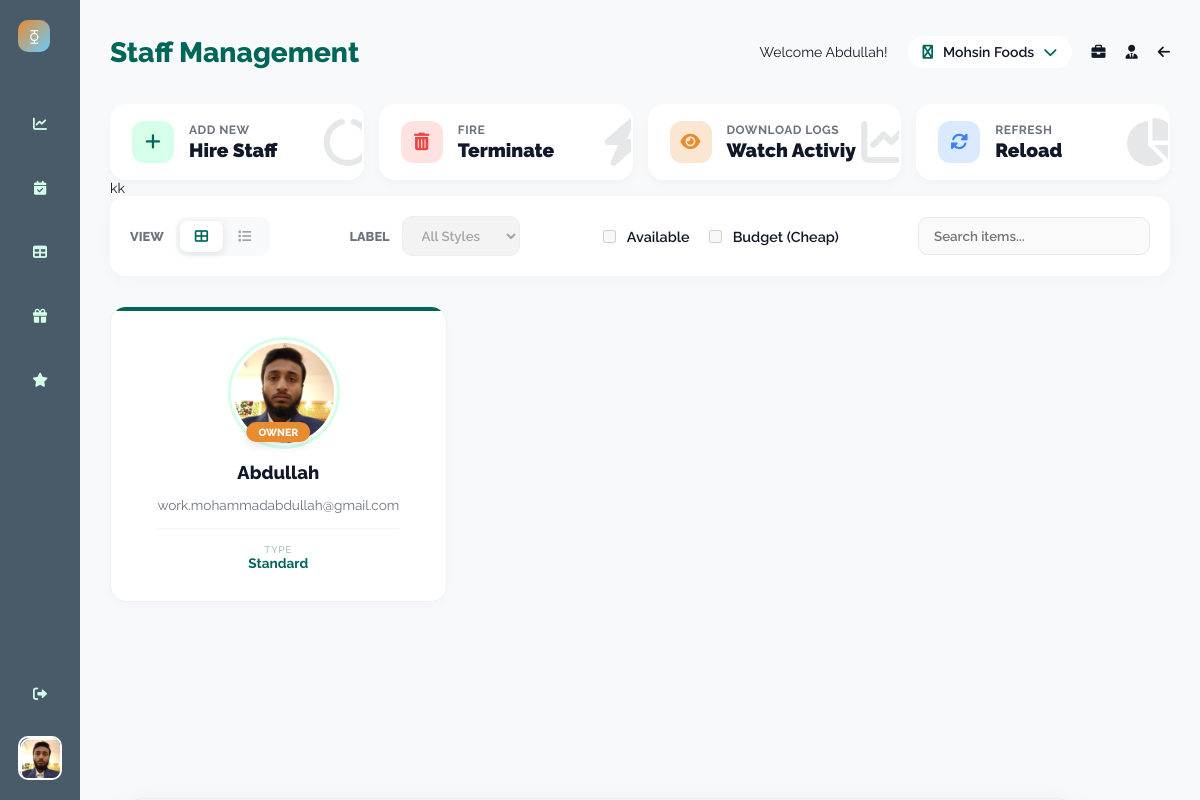
The app's page /business/staff-management/ (signed in) with its own data.
### UsersHandling/models.py (models this page shows)
class User(AbstractUser):
    email = models.EmailField(unique=True)
    ROLE_CHOICES = [
        ('CUSTOMER', 'Customer'),
        ('OWNER', 'Owner')
    ]
    role = models.CharField(max_length=10, choices=ROLE_CHOICES)
    image = models.ImageField(upload_to='UsersHandling/media/images/', blank=True, null=True)
    date_of_birth = models.DateField(blank=True, null=True)
    phone = models.CharField(max_length=20, blank=True, null=True)
    class Gender(models.TextChoices):
        MALE = 'M', 'Male'
        FEMALE = 'F', 'Female'
        OTHER = 'O', 'Other'
    gender = models.CharField(
        max_length=1,
        choices=Gender.choices,
        blank=True,
        null=True
    )

class RestaurantStaff(models.Model):
    user = models.ForeignKey(User, on_delete=models.SET_NULL, blank=True, null=True)
    restaurant = models.ForeignKey('Restaurants.Restaurant', on_delete=models.CASCADE, blank=True, null=True)
    ROLE_CHOICES = [
        ('OWNER', 'Owner'),
        ('STAFF', 'Staff'),
    ]
    role = models.CharField(max_length=10, choices=ROLE_CHOICES)
    is_premium = models.BooleanField(default=False)

### Restaurants/models.py (models this page shows, shortened)
class Restaurant(models.Model):
    name = models.CharField(max_length=100)
    title = models.CharField(max_length=100)
    image = models.ImageField(upload_to='Restaurants/media/images/', blank=True, null=True)
    about_restaurant = models.TextField(blank=True, null=True)
    seating_types = models.ManyToManyField(SeatingType, blank=True)
    created_at = models.DateTimeField(auto_now_add=True)
    fb_link = models.URLField(blank=True, null=True)
    website_link = models.URLField(blank=True, null=True)
    has_top_offers = models.BooleanField(default=False)
    default_opening_hour = models.TimeField(default="18:00")  # 6 PM
    default_closing_hour = models.TimeField(default="01:00")  # 1 AM
    slot_duration_minutes = models.PositiveIntegerField(default=60)
    allow_advance_booking_days = models.PositiveIntegerField(default=60)
    cool_down = models.PositiveIntegerField(default=30)
    city = models.CharField(max_length=50)
    address = models.CharField(max_length=255, blank=True, null=True)
    phone_number = models.CharField(max_length=20, blank=True, null=True)
    is_approved = models.BooleanField(default=False)

### Restaurants/decorators.py (the view)
    def _wrapped(request, *args, **kwargs):
        print("I am here in _wrapped")
        user = request.user
        if not user.is_authenticated:
            raise PermissionDenied
        elif (not isStaff(user)) and (not isOwner(user)):
            raise PermissionDenied
        else:
            print("survived both in _wrapped", user.is_authenticated, isStaff(user), isOwner(user))
            return view_func(request, *args, **kwargs)

### Core/templatetags/auth_tags.py (called while the page is built)
@register.filter
def is_owner(user):
    return RestaurantStaff.objects.filter(
        user=user,
        role='OWNER'
    ).exists()

### Restaurants/Services.py (called while the page is built)
def isStaff(user):
    return RestaurantStaff.objects.filter(
        user=user,
        role="STAFF"
    ).exists()

def isOwner(user):
    return RestaurantStaff.objects.filter(
        user=user,
        role="OWNER"
    ).exists()

### Restaurants/views.py (called while the page is built, shortened)
@restrict_access
def staff_management(request):
    restaurant_id = request.session.get("selected_restaurant_id")
    if isStaff(request.user):
        staff = RestaurantStaff.objects.get(user=request.user)
        restaurant_id = staff.restaurant.id
    if not restaurant_id:
        messages.error(request, "Please select a restaurant first.")
        return redirect("/")  # Or wherever your restaurant selector is
    staff_members = RestaurantStaff.objects.filter(
        restaurant_id=restaurant_id
    ).select_related("user")
    context = {"workers": staff_members, "current_restaurant_id": restaurant_id}
    return render(request, "Restaurants/staff_management.html", context)

### Restaurants/templates/Restaurants/staff_management.html (shortened to what this page needs)
{% extends "Restaurants/base.html" %}
{% load static %}
{% load range_tags %}
{% block name %} Staff Management {% endblock %}
{% block styles %}
<link rel="stylesheet" href="{% static 'Restaurants/css/stylishgrid.css' %}">
<link rel="stylesheet" href="{% static 'Restaurants/css/drawerform.css' %}">
<link rel="stylesheet" href="{% static 'Restaurants/css/staff.css' %}">
{% endblock %}
{% block buttons %}
<div class="action-card btn-add" id="open-drawer">
    <div class="icon-box">
        <i class="fas fa-plus"></i>
    </div>
    <div class="card-content">
        <span class="card-label">Add New</span>
        <span class="card-value">Hire Staff</span>
    </div>
    <i class="fas fa-circle-notch progress-mini"></i>
</div>
<div class="action-card btn-delete">
    <div class="icon-box">
        <i class="fas fa-trash-alt"></i>
    </div>
    <div class="card-content">
        <span class="card-label">Fire</span>
        <span class="card-value">Terminate</span>
    </div>
    <i class="fas fa-bolt progress-mini"></i>
</div>
<div class="action-card btn-update">
    <div class="icon-box">
        <i class="fas fa-eye"></i>
    </div>
    <div class="card-content">
        <span class="card-label">Download Logs</span>
        <span class="card-value">Watch Activiy</span>
    </div>
    <i class="fas fa-chart-line progress-mini"></i>
</div>
<div class="action-card btn-view">
    <div class="icon-box">
        <i class="fas fa-sync-alt"></i>
    </div>
    <div class="card-content">
        <span class="card-label">Refresh</span>
        <span class="card-value">Reload</span>
    </div>
    <i class="fas fa-pie-chart progress-mini"></i>
</div>
{% endblock %}
{% block content %}
<div class="container">
    <header class="filter-panel">
        <div class="filter-group">
            <span class="filter-label">View</span>
            <div class="view-switcher">
                <button class="view-btn active" id="gridBtn" title="Grid View">
                    <i class="fas fa-th-large"></i>
                </button>
                <button class="view-btn" id="listBtn" title="List View">
                    <i class="fas fa-list"></i>
                </button>
            </div>
        </div>
        <div class="filter-group">
            <span class="filter-label">Label</span>
            <select class="custom-select" disabled>
                <option value="all">All Styles</option>
            </select>
        </div>
        <div class="filter-group toggle-filter">
            <label class="checkbox-wrapper">
                <input type="checkbox" disabled> Available
            </label>
            <label class="checkbox-wrapper">
                <input type="checkbox" disabled> Budget (Cheap)
            </label>
        </div>
        <div class="filter-group">
            <input type="text" class="custom-select" placeholder="Search items..." style="width: 200px;" disabled>
        </div>
    </header>
    <main class="data-grid grid-view" id="mainGrid">
        {% for worker in workers %}
        <div class="item-card clickable-card" data-label="adventure" data-id="{{ worker.id }}"
            data-user="{{ worker.user.username }}">
            <div class="card-accent-bar"></div>
            <div class="user-avatar-wrapper">
                {% if worker.user.image %}
                <img src="{{ worker.user.image.url }}" alt="" class="user-main-avatar">
                {% else %}
                <img src="https://placehold.co/40x40/008000/D88938?text={{ worker.user.username|initials }}"
                    class="user-main-avatar">
                {% endif %}
                <span class="role-badge {% if worker.role == 'OWNER' %}owner-bg{% else %}staff-bg{% endif %}">
                    {{ worker.role }}
                </span>
            </div>
            <div class="user-details">
                <h3 class="user-display-name">{{ worker.user.get_full_name|default:worker.user.username }}</h3>
                <p class="user-contact">{{ worker.user.email }}</p>
                <div class="user-stats">
                    <div class="stat-item">
                        <span class="stat-label">Type</span>
                        <span class="stat-value">
                            {% if worker.is_premium %}
                            Premium
                            {% else %}
                            Standard
                            {% endif %}
                        </span>
                    </div>
                </div>
            </div>
        </div>
        {% endfor %}
    </main>
</div>
{% endblock %}

### Restaurants/templates/Restaurants/base.html (shortened to what this page needs)
{% load static %}
{% load auth_tags %}
{% load range_tags %}
<!DOCTYPE html>
<html lang="en">
<head>
    <link rel="stylesheet" href="https://cdnjs.cloudflare.com/ajax/libs/font-awesome/6.0.0/css/all.min.css">
    <link rel="stylesheet" href="{% static 'Restaurants/css/base.css' %}">
    <link rel="stylesheet" href="{% static 'Restaurants/css/btnpanel.css' %}">
    {% block styles %}
    {% endblock %}
</head>
<body>
    <div class="sidebar">
        <div class="sidebar-top">
            <div class="sidebar-logo">⧲</div>
            <div class="nav-links">
                {% if request.user|is_owner %}
                <a href="/business/" class="nav-item {% if request.path == '/business/' %}active{% endif %}" title="Analytics">
                    <i class="fas fa-chart-line"></i>
                </a>
                {% endif %}
                <a href="/business/reservations" class="nav-item {% if request.path == '/business/reservations' %}active{% endif %}" title="Reservations">
                    <i class="fas fa-calendar-check"></i>
                </a>
                <a href="/business/tables" class="nav-item {% if request.path == '/business/tables' %}active{% endif %}" title="Table Management">
                    <i class="fas fa-table"></i>
                </a>
                <a href="/business/holidays" class="nav-item {% if request.path == '/business/holidays' %}active{% endif %}" title="Holidays">
                    <i class="fas fa-gift"></i>
                </a>
                <a href="/business/reviews" class="nav-item {% if request.path == '/business/reviews' %}active{% endif %}" title="Reviews">
                    <i class="fas fa-star"></i>
                </a>
            </div>
        </div>
        <div class="sidebar-bottom">
            <div class="nav-item" id="dashboard-logout"><i class="fas fa-sign-out-alt"></i></div>
            <div class="profile-pic">
                {% if request.user.image %}
                <img src="{{ CP__OwnerProfile.image.url }}" alt="" class="profile-pic">
                {% else %}
                <img src="https://placehold.co/40x40/008000/D88938?text={{ request.user.username|initials }}"
                class="profile-avatar">
                {% endif %}
            </div>
        </div>
    </div>
<div class="main-content">
    <div class="header">
        <div class="header-title">
            <h1>{% block name %}{% endblock %}</h1>
        </div>
        <div class="header-controls">
            <p>Welcome {{ CP__OwnerProfile }}!</p>
            {% if request.user|is_owner %}
            <div class="dropdown-wrapper">
                <div class="dropdown-menu" id="business-trigger">
                    <i class="fab fa-briefcase dropdown-icon"></i>
                    <span id="current-business-name" data-current-id="{{ CP__Selected.id }}">
                        {{ CP__Selected.name|default:"Select Restaurant" }}
                    </span>
                    <i class="fas fa-chevron-down dropdown-icon"></i>
                </div>
            </div>
            {% endif %}
            {% if request.user|is_owner %}
            <a href="/business/business-info"><i class="fas fa-briefcase fullscreen-icon c-pointer"></i></a>
            {% endif %}
           <a href="/business/staff-management"><i class="fas fa-user-tie fullscreen-icon c-pointer"></i></a>
            <div class="notification-bell">
                <a href="/"><i class="fas fa-arrow-left"></i></a>
            </div>
        </div>
    </div>
    <div class="panel-container">
        {% block buttons %}
        {% endblock %}
    </div>
    kk
    {% block content %}
    {% endblock %}
</div>
</body>
</html>

### Restaurants/static/Restaurants/css/base.css (style rules this page uses)
:root { --primary-color: hsl(173, 100%, 20%); --secondary-color: hsl(148, 100%, 92%); --ternary-color: hsl(30, 80%, 55%); --bg-color: #f3f4f6; --bg-color-dark: hsl(206, 18%, 35%); --text-color: #111827; --sidebar-bg: var(--bg-color-dark); --sidebar-text: var(--secondary-color); --sidebar-active-tab: var(--ternary-color); --main-bg: var(--bg-color); --header-text: var(--primary-color); --card-bg: white; --main-text: var(--text-color); --sub-text: #6b7280; --gradient-card-pink-start: hsl(173, 80%, 60%); --gradient-card-pink-end: hsl(173, 100%, 30%); --gradient-card-orange: var(--ternary-color); --white: #ffffff; --black: #000000; --pink-light-card: hsl(148, 50%, 85%); --teal-card: hsl(173, 20%, 95%); --red-notification: hsl(30, 100%, 60%); --font-family: 'Raleway', sans-serif; --font-size-base: 14px; }
a { color: inherit; text-decoration: none; }
body { font-family: var(--font-family); background-color: var(--main-bg); color: var(--main-text); margin: 0; display: flex; height: 100vh; overflow: hidden; font-size: var(--font-size-base); }
.sidebar { width: 80px; background-color: var(--sidebar-bg); color: var(--sidebar-text); display: flex; flex-direction: column; align-items: center; padding: 20px 0; justify-content: space-between; }
.sidebar-logo { width: 32px; height: 32px; background: linear-gradient(135deg, var(--ternary-color), hsl(200, 100%, 70%)); border-radius: 10px; display: flex; align-items: center; justify-content: center; font-weight: 900; color: var(--white); margin-bottom: 50px; }
.nav-links { display: flex; flex-direction: column; gap: 20px; }
.nav-item { display: flex; justify-content: center; align-items: center; width: 44px; height: 44px; border-radius: 12px; cursor: pointer; transition: background-color 0.2s; color: var(--sidebar-text); }
.sidebar-bottom { display: flex; flex-direction: column; align-items: center; gap: 20px; }
.notification-bell { position: relative; }
.profile-pic { width: 40px; height: 40px; border-radius: 10px; overflow: hidden; border: 2px solid var(--white); }
.profile-pic img { width: 100%; height: 100%; object-fit: cover; }
.main-content { flex-grow: 1; padding: 30px; overflow-y: auto; }
.header { display: flex; justify-content: space-between; align-items: center; margin-bottom: 30px; }
.header-title h1 { color: var(--header-text); margin: 0; font-weight: 800; }
.header-controls { display: flex; align-items: center; gap: 20px; }
.dropdown-menu { display: flex; align-items: center; gap: 10px; padding: 8px 15px; background-color: var(--white); border-radius: 20px; cursor: pointer; font-weight: 600; }
.dropdown-icon { color: var(--primary-color); }
.dropdown-wrapper { position: relative; display: inline-block; }
.c-pointer { cursor: pointer !important; }
:root { --panel-bg: #ffffff; --panel-border: #e2e8f0; --primary-teal: hsl(173, 100%, 20%); --danger-red: #ef4444; }

### Restaurants/static/Restaurants/css/btnpanel.css (style rules this page uses)
.panel-container { display: flex; flex-wrap: wrap; gap: 15px; max-width: 1200px; }
.action-card { background: var(--white); flex: 1; min-width: 180px; padding: 15px 20px; border-radius: 16px; display: flex; align-items: center; gap: 15px; cursor: pointer; border: 2px solid transparent; transition: all 0.3s cubic-bezier(0.4, 0, 0.2, 1); box-shadow: 0 4px 12px rgba(0,0,0,0.03); position: relative; overflow: hidden; }
.icon-box { width: 42px; height: 42px; border-radius: 12px; display: flex; align-items: center; justify-content: center; font-size: 1.1rem; flex-shrink: 0; transition: 0.3s; }
.btn-add .icon-box { background: var(--secondary-color); color: var(--primary-color); }
.btn-update .icon-box { background: hsl(30, 80%, 90%); color: var(--ternary-color); }
.btn-delete .icon-box { background: #fee2e2; color: #ef4444; }
.btn-view .icon-box { background: #dbeafe; color: #3b82f6; }
.card-content { display: flex; flex-direction: column; }
.card-label { font-size: 0.75rem; font-weight: 700; color: #6b7280; text-transform: uppercase; letter-spacing: 0.5px; margin-bottom: 2px; transition: 0.3s; }
.card-value { font-size: 1.2rem; font-weight: 900; color: var(--text-color); }
.progress-mini { position: absolute; right: -10px; top: 50%; transform: translateY(-50%); opacity: 0.1; font-size: 3rem; transition: 0.3s; }

### records on screen
User: image (picture), username "Abdullah"
Restaurant: name "Mohsin Foods"
RestaurantStaff: user.image (picture), role "OWNER", user.get_full_name "Abdullah", user.email "work.mohammadabdullah@gmail.com", is_premium "Standard"
